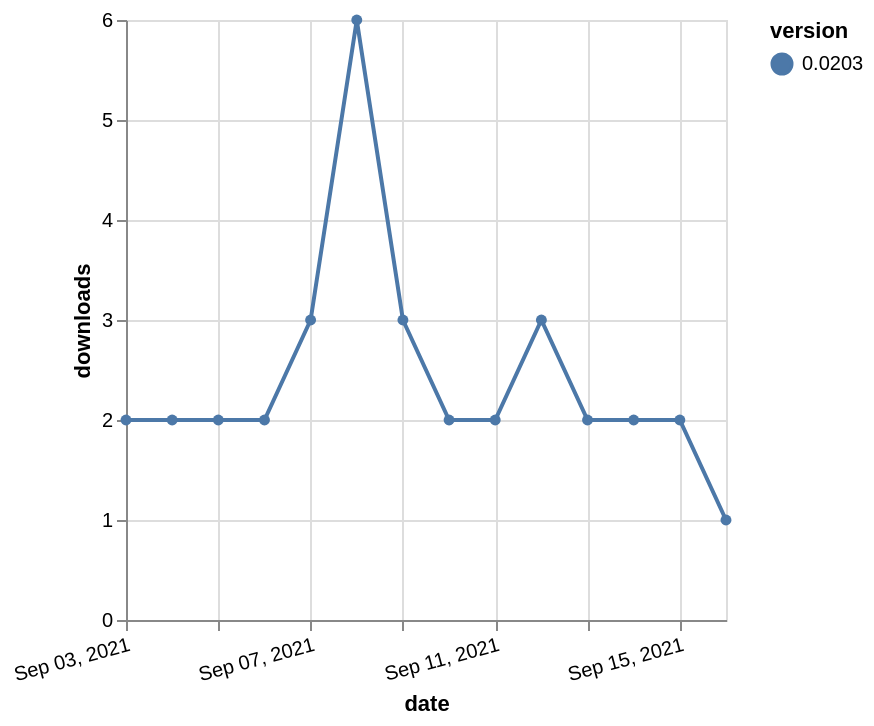

Specify this chart in Vega-Lite:
### Vega-Lite specification from a JSON file in a GitHub repository (floating-point values rounded to 4 significant figures)
{"$schema": "https://vega.github.io/schema/vega-lite/v5.json", "description": "A simple bar chart with embedded data.", "data": {"values": [{"date": "2021-09-03", "total": 2748, "delta": 2, "version": "0.0203"}, {"date": "2021-09-04", "total": 2750, "delta": 2, "version": "0.0203"}, {"date": "2021-09-05", "total": 2752, "delta": 2, "version": "0.0203"}, {"date": "2021-09-06", "total": 2754, "delta": 2, "version": "0.0203"}, {"date": "2021-09-07", "total": 2757, "delta": 3, "version": "0.0203"}, {"date": "2021-09-08", "total": 2763, "delta": 6, "version": "0.0203"}, {"date": "2021-09-09", "total": 2766, "delta": 3, "version": "0.0203"}, {"date": "2021-09-10", "total": 2768, "delta": 2, "version": "0.0203"}, {"date": "2021-09-11", "total": 2770, "delta": 2, "version": "0.0203"}, {"date": "2021-09-12", "total": 2773, "delta": 3, "version": "0.0203"}, {"date": "2021-09-13", "total": 2775, "delta": 2, "version": "0.0203"}, {"date": "2021-09-14", "total": 2777, "delta": 2, "version": "0.0203"}, {"date": "2021-09-15", "total": 2779, "delta": 2, "version": "0.0203"}, {"date": "2021-09-16", "total": 2780, "delta": 1, "version": "0.0203"}]}, "width": "container", "mark": {"type": "line", "point": {"filled": true}}, "encoding": {"x": {"field": "date", "type": "temporal", "timeUnit": "yearmonthdate", "title": "date", "axis": {"labelAngle": -15}}, "y": {"field": "delta", "type": "quantitative", "title": "downloads"}, "color": {"field": "version", "type": "nominal"}, "tooltip": {"field": "delta"}}}
